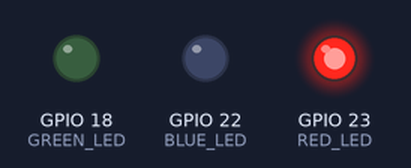
The program below on a simulated Raspberry Pi (BCM pin numbers). On the bench: output pins drawn as LEDs (lit = HIGH). Random numbers come from a fixed seed.

Above: at 0.1 s.
At 5.1 s:
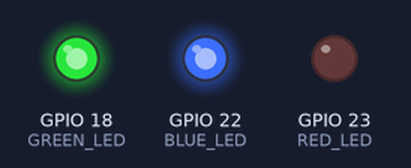
At 8.1 s:
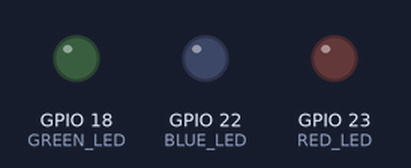
At 15.1 s:
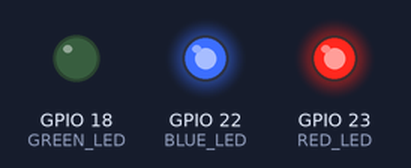
At 24.1 s:
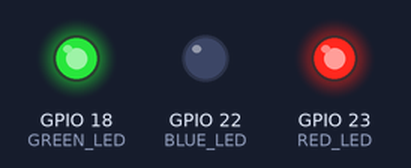
At 32.1 s:
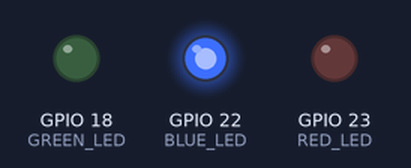
Timing chart, 0 to 40.0 s (numbered marks = the images above):
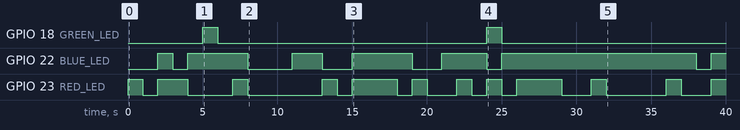

Measured:
- by itself, GPIO 18 (GREEN_LED): alternates HIGH for 1.0 s and LOW for 18.0 s
- by itself, GPIO 22 (BLUE_LED): LOW → HIGH at 2.0 s, → LOW 1.0 s later, → HIGH 1.0 s later, → LOW 4.0 s later, … (13 changes in this stretch)
- by itself, GPIO 23 (RED_LED): LOW → HIGH at 0.00 s, → LOW 1.0 s later, → HIGH 1.0 s later, → LOW 2.0 s later, … (23 changes in this stretch)

The program:

led2.py
```python
#!/usr/bin/env python

# Randomly blink LEDs attached to GPIO pins according to set ratio
# 18 == green
# 23 == red
# 22 == blue
import RPi.GPIO as GPIO, time, random, signal, sys

# clean up GPIO on caught signal
def signal_handler(signal, frame):
    GPIO.cleanup()
    sys.exit(0)

# Catch ctrl+C and cleanup
signal.signal(signal.SIGINT, signal_handler)

GPIO.setmode(GPIO.BCM)
GREEN_LED = 18
RED_LED = 23
BLUE_LED = 22
GPIO.setup(GREEN_LED, GPIO.OUT)
GPIO.setup(RED_LED, GPIO.OUT)
GPIO.setup(BLUE_LED, GPIO.OUT)

# only turn on if random number is higher than set value
blue = 0.3
red = 0.6
green = 0.9

while True:
    GPIO.output(BLUE_LED, random.random() > blue)
    GPIO.output(RED_LED, random.random() > red)
    GPIO.output(GREEN_LED, random.random() > green)
    time.sleep(1)
```
